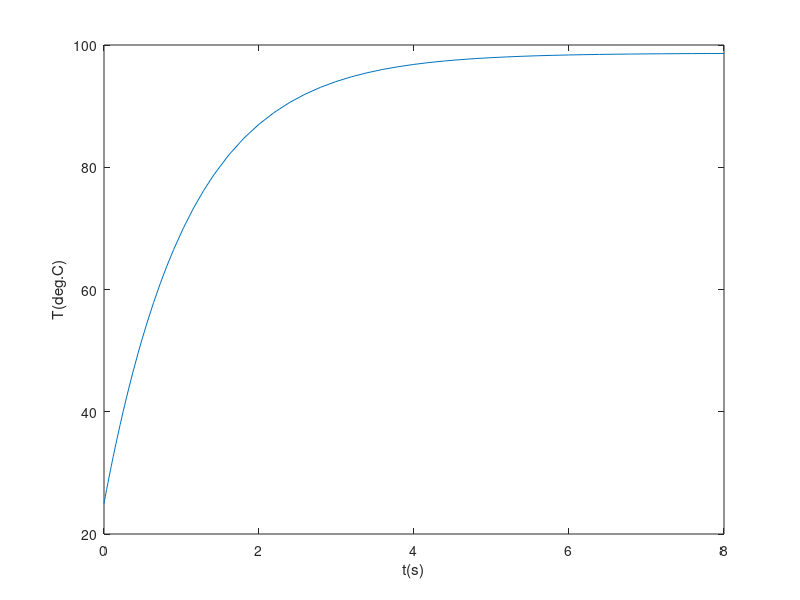

Reproduce this figure in MATLAB.
% pintemp.m: pin temperature profile
Ta = 25; L = 0.01; Ac = 6.28e-5; Ak = 3.14e-6; hc = 20; % data
rho = 2707; k = 220; Cp = 896; % properties of pure aluminum
V = Ak*L; Ch = rho*Cp*V; Rc = 1/(hc*Ac); Rk = L/(k*Ak);
T0 = Ta; Tb = 100; % initial pin and base temperature at t = 0
tspan = [0 8]; dT = @(t,T) (1/(Ch*Rc))*Ta + (1/(Ch*Rk))*Tb - (1/(Ch*Rc) + 1/ (Ch*Rk))*T;
[t,T] = ode45(dT,tspan,T0); plot(t,T), xlabel('t(s)'), ylabel('T(deg.C)')
Ts = ((1/(Ch*Rc))*Ta + (1/(Ch*Rk))*Tb)/(1/(Ch*Rc) + 1/(Ch*Rk)); % st-st temp.
fprintf('At steady-state, T(pin) = %g deg.C\n',Ts);
